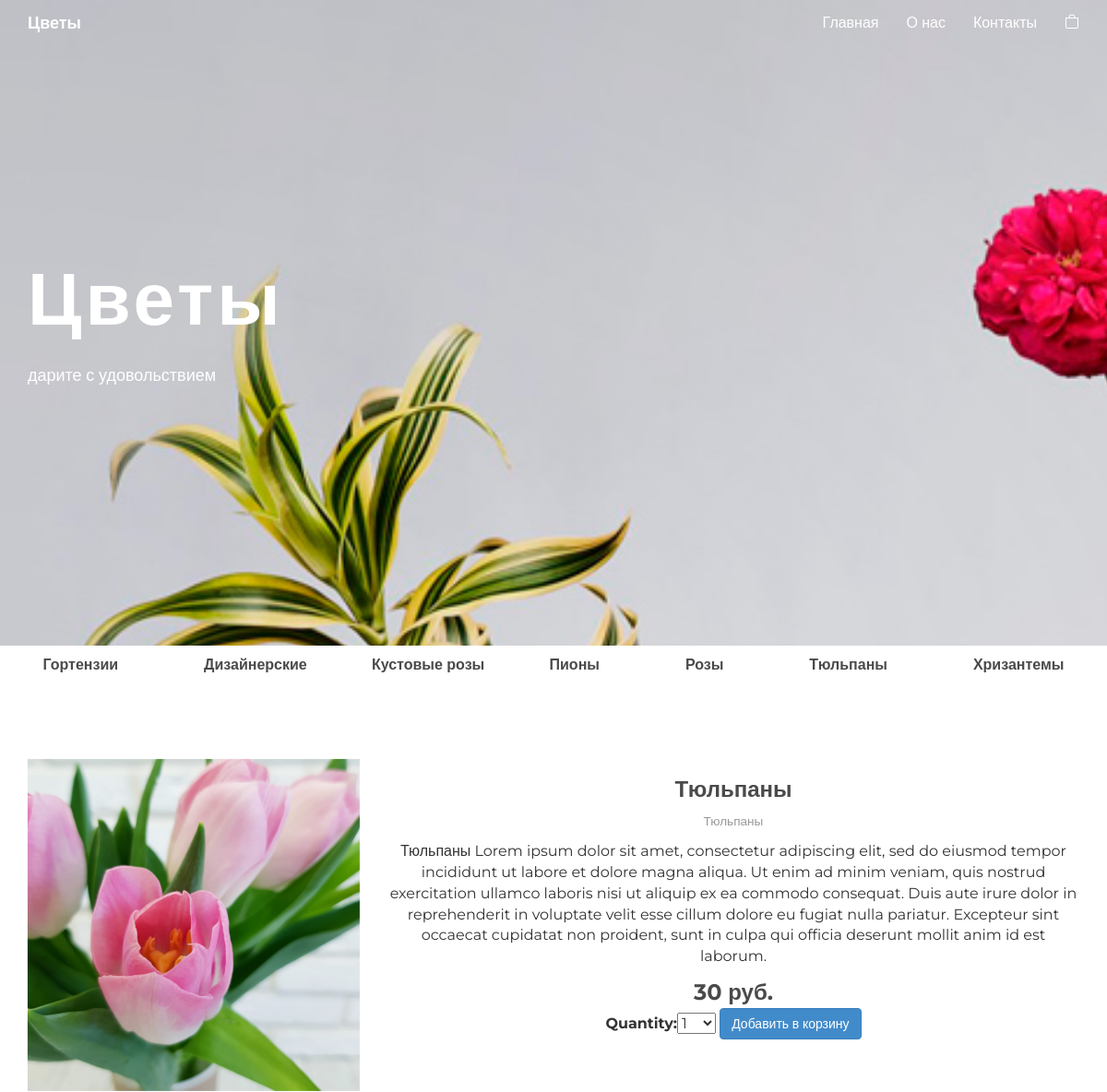
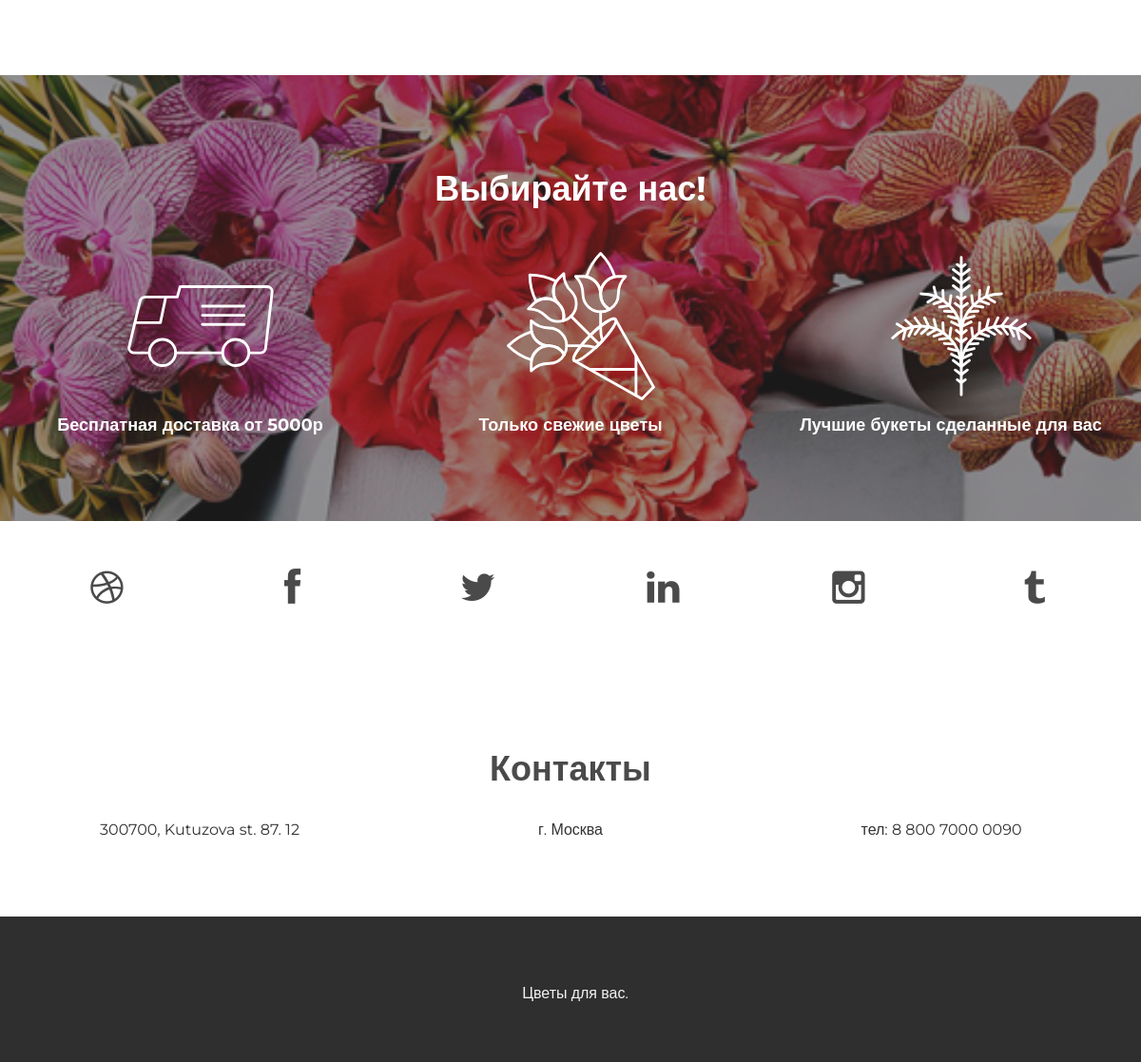
Screenshot of /product/тюльпаны-1585138313/ with the database file from the repository (2 pictures, top to bottom).
### mainapp/models.py (models this page shows, shortened)
class Category(models.Model):
    class Meta:
        ordering = ('title',)
        verbose_name = 'Категория'
        verbose_name_plural = "Категории"
    title = models.CharField('Название', max_length=120)
    slug = models.SlugField(max_length=150, blank=True, unique=True)
    description = models.TextField(blank=True, null=True)
    def get_absolute_url(self):
        return reverse('category_detail', kwargs={'slug': self.slug})

class Product(models.Model):
    class Meta:
        ordering = ('title', 'pub_date')
        verbose_name = 'Продукт'
        verbose_name_plural = "Продукты"
        index_together = (('id', 'slug'),)
    title = models.CharField('Название', max_length=200, db_index=True)
    slug = models.SlugField(max_length=150, blank=True, unique=True, db_index=True)
    description = models.TextField(blank=True, null=True)
    pub_date = models.DateTimeField(auto_now=True)
    categories = models.ManyToManyField(
        'Category', verbose_name='Категории', blank=True, related_name='products')
    price = models.PositiveIntegerField(verbose_name='Цена за шт', default=0)

class Picture(models.Model):
    class Meta:
        ordering = ('title',)
        verbose_name = 'Картинка'
        verbose_name_plural = "Картинки"
    title = models.CharField('Название', max_length=200, db_index=True)
    description = models.TextField(blank=True, null=True)
    image = models.ImageField(upload_to='pictures')
    related_obj = models.ForeignKey(Product, verbose_name='pictures', null=True,
                                    blank=True, on_delete=models.CASCADE, related_name='pictures')

### mainapp/views.py (the view)
# urls.py: path('product/<str:slug>/', ProductDetailView.as_view(), name='product_detail')
class ProductDetailView(DetailView):
    model = Product
    template_name = 'mainapp/product_detail.html'
    cart_product_form = CartAddProductForm()
    def get_context_data(self, **kwargs):
        context = super().get_context_data(**kwargs)
        context['cart_product_form'] = self.cart_product_form
        context['links_menu'] = Category.objects.all()
        return context

### basketapp/forms.py
class CartAddProductForm(forms.Form):
    quantity = forms.TypedChoiceField(choices=PRODUCT_QUANTITY_CHOICES, coerce=int)
    update = forms.BooleanField(required=False, initial=False, widget=forms.HiddenInput)

### basketapp/basket.py (called while the page is built)
    def __len__(self):
        return sum(item['quantity'] for item in self.cart.values())

### basketapp/context_processors.py (called while the page is built)
def cart(request):
    return {'cart': Cart(request)}

### mainapp/templates/mainapp/product_detail.html (shortened to what this page needs)
{% extends "base.html" %}
{% load static %}
{% block content %}
    <ul class="nav nav-pills nav-justified">
        {% for link in links_menu %}
            {% include "mainapp/snippets/categories_menu_snippet.html" %}
        {% endfor %}
	</ul>
	<div class="container">
        <div class="row centered mt mb">
            <div class="col-md-4 " style="margin-left: auto; max-width: 400px">
              <img src="{{ product.pictures.all.0.image.url }}" class="img-responsive" alt="{{ product.title }}">
            </div>
            <div class="col-md-8">
              <div class="card-body">
                <h3 class="card-title">{{ product.title }}</h3>
                <p class="card-text"><small class="text-muted">{{ product.categories.all.0.title }}</small></p>
                <p class="card-text">{{ product.description }}</p>
                <div class="price">{{ product.price }} руб.</div>
                <form action="{% url "basket:cart_add" product.id %}" method="post">
                    {{ cart_product_form }}
                    <input type="submit" class="btn btn-primary" value="Добавить в корзину">
                </form>
              </div>
            </div>
        </div>
    </div>
{% endblock content %}

### mainapp/templates/mainapp/snippets/categories_menu_snippet.html
<li class="nav-item">
    <a class="nav-link text-props" href="{{ link.get_absolute_url }}">{{ link.title }}</a>
</li>

### static/css/style.css (style rules this page uses)
.centered { text-align: center }
.mt { margin-top: 80px; }
.mb { margin-bottom: 80px; }
body { font-family: 'Montserrat', sans-serif; font-weight: 400; font-size: 16px; -webkit-font-smoothing: antialiased; -webkit-overflow-scrolling: touch; }
h1, h2, h3, h4, h5, h6 { font-weight: 700; color: #4a4a4a; }
.text-props { color: #4a4a4a; font-weight: 550; }
.price { font-weight: 700; color: #4a4a4a; font-size: 24px; margin-top:10px; z-index:1; }

### rows the page displays
Category: title "Гортензии"
Category: title "Дизайнерские"
Category: title "Кустовые розы"
Category: title "Пионы"
Category: title "Розы"
Category: title "Тюльпаны"
Category: title "Хризантемы"
Product: pictures.all.0.image (picture), title "Тюльпаны", categories.all.0 "Тюльпаны", description "Тюльпаны Lorem ipsum dolor sit amet, consectetur adipiscing elit, sed do eiusmod tempor incididunt ut labore et dolore magna aliqua. Ut enim ad minim veniam, quis nostrud exercitation ullamco laboris nisi ut aliquip ex ea commodo consequat. Duis aute irure dolor in reprehenderit in voluptate velit esse cillum dolore eu fugiat nulla pariatur. Excepteur sint occaecat cupidatat non proident, sunt in culpa qui officia deserunt mollit anim id est laborum.", price "30"
